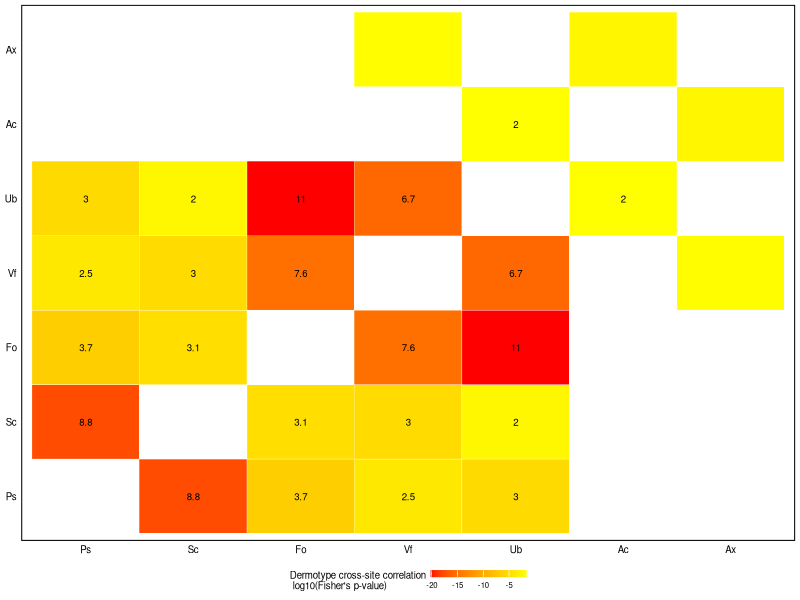

Recreate this plot in R.
library(dplyr)
library(ggplot2)
library(tidyverse)
library(ggplot2)

mdata.dermotype <- read.csv("./Data/Metadata_dermotype_BatchABCD_with_StabilityScore.csv")

######### Site-Site similarity ###################
df <- mdata.dermotype |> 
  mutate(SiteID = paste(Site)) |>
  mutate(SubjectID = paste0(SubjectID, LR)) |> 
  dplyr::select(Dermotype_size, SiteID, SubjectID) |> 
  pivot_wider(names_from = SiteID, values_from = Dermotype_size) |>
  dplyr::select(-contains(c('Ll', 'Ch'))) |>
  column_to_rownames("SubjectID")

############ Fisher test ############ 
df = data.frame(df) 
cols <- colnames(df)
combinations <- combn(cols, 2)
test_pair <- function(index) {
  col1 <- combinations[1, index]
  col2 <- combinations[2, index]
  table_data <- table(df[, col1], df[, col2])
  
  if (any(dim(table_data) == 0)) {
    return(data.frame(S1 = col1, S2 = col2, 
                      P_Value = NA, OR = NA))
  }
  
  # If SAX is detected in column names
  if (str_detect(col1, "SAX") | str_detect(col2, "SAX")) {
    test_res <- tryCatch({
      fisher.test(table_data, B = 2000, simulate.p.value = TRUE)
    }, error = function(e) NULL)
  } else {
    test_res <- tryCatch({
      fisher.test(table_data, alternative = "two.sided")
    }, error = function(e) NULL)
  }
  
  # If test_res is NULL due to an error in fisher.test
  if (is.null(test_res)) {
    p_val <- NA
    odds <- NA
  } else {
    p_val <- test_res$p.value
    odds <- ifelse(is.null(test_res$estimate), 999, test_res$estimate)
  }
  
  return(data.frame(S1 = col1, S2 = col2, 
                    p_val = p_val, OR = odds))
}
results <- do.call(rbind, lapply(1:ncol(combinations), test_pair))
results$P_Value <- p.adjust(results$p_val, method = "BH")

results_1 <- results |> 
  filter(P_Value < 0.05) |>
  select(-p_val)

results_2 <- results_1 |>
  rename(c("S2" = "S1", "S1" = "S2")) |>
  dplyr::select(S1, S2, P_Value, OR)

results_sorted <- rbind(results_1, results_2)
results_sorted$log_P_Value <- log10(results_sorted$P_Value)
unique_sites <- unique(c(results_sorted$S1, results_sorted$S2))
all_combinations <- expand.grid(S1 = unique_sites, S2 = unique_sites)
full_data <- merge(all_combinations, results_sorted, by = c("S1", "S2"), all.x = TRUE)

desired_order <- c("Ps", "Sc", "Fo", "Vf", "Ub", "Ac","Ax")

full_data$S1 <- factor(full_data$S1, levels = desired_order)
full_data$S2 <- factor(full_data$S2, levels = desired_order)

#========vis===========#
p <- 
  ggplot(full_data, aes(x = S1, y = S2)) +
  geom_tile(aes(fill = log_P_Value), color = "white") +
  geom_text(aes(label = ifelse( OR != 999, round(OR,1), "")), 
            size = 7, size.unit = "pt", na.rm = TRUE) +
  scale_fill_gradient(low = "red", high = "yellow", 
                      na.value = "transparent", 
                      name = "Dermotype cross-site correlation\n log10(Fisher's p-value)",
                      guide = "colourbar") +
  scale_y_discrete(limits = levels(full_data$S1)) + 
  ggpubr::theme_pubr(border = T, legend = "bottom", base_size = 7)+
  theme(
        axis.ticks = element_blank(), 
        axis.title = element_blank(),
        legend.key.height =  rel(0.3),
        legend.key.width = rel(0.8))

print(p)